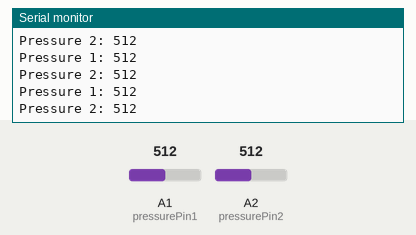
Recording of a sketch running on a simulated Arduino Uno, built with avr-gcc and run on an emulated ATmega328P. Parts: the last lines printed to the serial monitor. The test bench sets the inputs (shaded band); at power-on: A1 (pressurePin1) = 512, A2 (pressurePin2) = 512.

Above: at 1.3 s.
1.4 s: A1 (pressurePin1) set to 716
At 1.82 s:
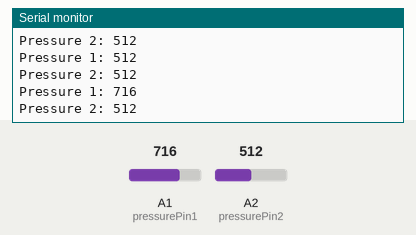
2.9 s: A2 (pressurePin2) set to 716
At 3.32 s:
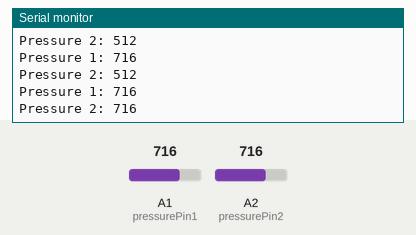
4.4 s: A1 (pressurePin1) set to 900
At 4.82 s:
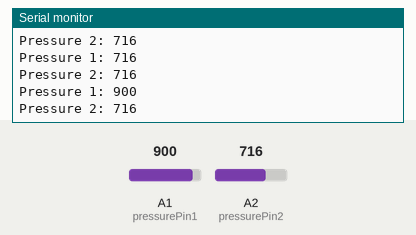
5.9 s: A2 (pressurePin2) set to 900
At 6.32 s:
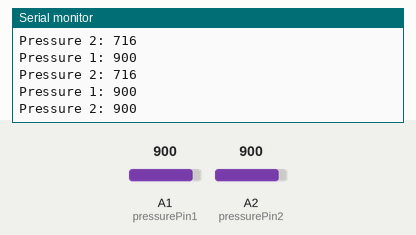
Timing chart, 0 to 8.4 s (numbered marks = the images above; inputs shaded):
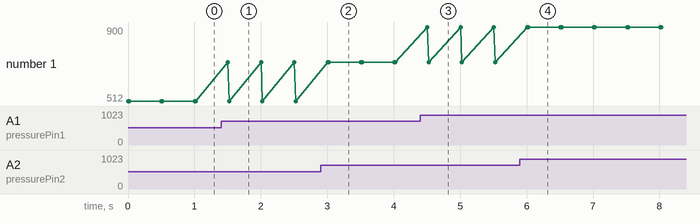

Measured:
- after the input at 1.4 s, the serial monitor: prints a new line after 0.10 s (image 1)
- after the input at 2.9 s, the serial monitor: prints a new line after 0.12 s (image 2)
- after the input at 4.4 s, the serial monitor: prints a new line after 0.11 s (image 3)
- after the input at 5.9 s, the serial monitor: prints a new line after 0.13 s (image 4)

The sketch:

Pressure-Sensing.ino
```cpp
const int pressurePin1 = A1;
const int pressurePin2 = A2;

void setup() {
  Serial.begin(9600); // 9600 baud, for serial comms
}

void loop() {
  int pressureValue1 = analogRead(pressurePin1);
  int pressureValue2 = analogRead(pressurePin2);

  Serial.print("Pressure 1: ");
  Serial.println(pressureValue1);
  Serial.print("Pressure 2: ");
  Serial.println(pressureValue2);
  delay(500);
}
```
